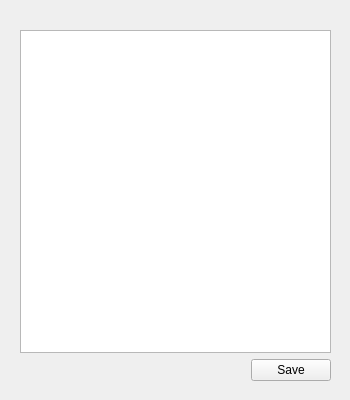
<?xml version="1.0" encoding="UTF-8"?>
<ui version="4.0">
 <class>diaryApp</class>
 <widget class="QWidget" name="diaryApp">
  <property name="geometry">
   <rect>
    <x>0</x>
    <y>0</y>
    <width>350</width>
    <height>400</height>
   </rect>
  </property>
  <property name="windowTitle">
   <string>Diary</string>
  </property>
  <property name="windowIcon">
   <iconset>
    <normaloff>diaryLogo.png</normaloff>diaryLogo.png</iconset>
  </property>
  <widget class="QWidget" name="gridLayoutWidget">
   <property name="geometry">
    <rect>
     <x>20</x>
     <y>30</y>
     <width>311</width>
     <height>351</height>
    </rect>
   </property>
   <layout class="QGridLayout" name="gridLayout">
    <item row="1" column="0">
     <spacer name="horizontalSpacer">
      <property name="orientation">
       <enum>Qt::Horizontal</enum>
      </property>
      <property name="sizeHint" stdset="0">
       <size>
        <width>40</width>
        <height>20</height>
       </size>
      </property>
     </spacer>
    </item>
    <item row="0" column="0" colspan="2">
     <widget class="QPlainTextEdit" name="editDiary"/>
    </item>
    <item row="1" column="1">
     <widget class="QPushButton" name="saveDiary">
      <property name="text">
       <string>Save</string>
      </property>
     </widget>
    </item>
   </layout>
  </widget>
 </widget>
 <resources/>
 <connections/>
</ui>
